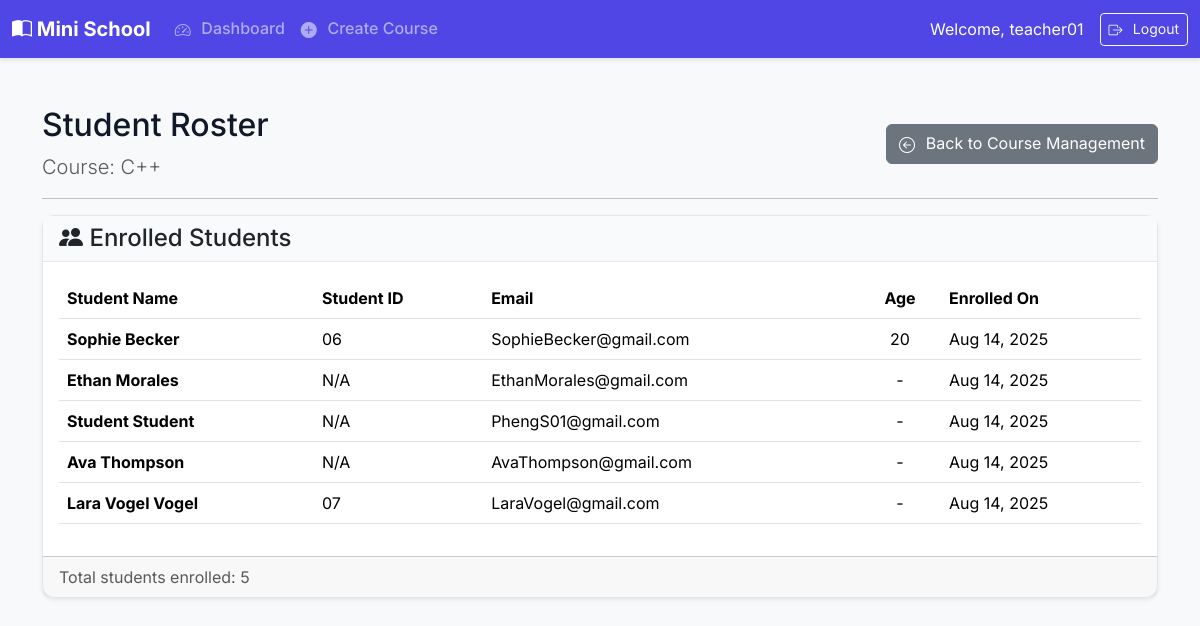
Page /instructor/course/1/student-roster/ (signed in) on the committed database.
### core/models.py (models this page shows, shortened)
class User(AbstractUser):
    class Role(models.TextChoices):
        EMPLOYEE = "EMPLOYEE", "Employee"
        INSTRUCTOR = "INSTRUCTOR", "Instructor"
        STUDENT = "STUDENT", "Student"
    role = models.CharField(max_length=50, choices=Role.choices)
    student_id = models.CharField(
        max_length=20,
        unique=True,
        blank=True,
        null=True,
        help_text="Required only for students."
    )
    date_of_birth = models.DateField(
        blank=True,
        null=True
    )
    @property
    def age(self):
        if self.date_of_birth:
            today = date.today()
            return today.year - self.date_of_birth.year - ((today.month, today.day) < (self.date_of_birth.month, self.date_of_birth.day))
        return None

class Course(models.Model):
    title = models.CharField(max_length=200)
    description = models.TextField()
    category = models.ForeignKey(Category, on_delete=models.PROTECT, related_name='courses')
    instructor = models.ForeignKey(
        User,
        on_delete=models.SET_NULL,
        null=True,
        blank=True,
        limit_choices_to={'role': User.Role.INSTRUCTOR}
    )
    created_at = models.DateTimeField(auto_now_add=True)

class Enrollment(models.Model):
    student = models.ForeignKey(User, on_delete=models.CASCADE, limit_choices_to={'role': User.Role.STUDENT})
    course = models.ForeignKey(Course, on_delete=models.CASCADE)
    enrolled_on = models.DateTimeField(auto_now_add=True)
    class Meta:
        unique_together = ('student', 'course')

### core/views.py (the view)
# urls.py: path('instructor/course/<int:course_id>/student-roster/', views.view_student_roster, name='view_student_roster'),
@instructor_required
def view_student_roster(request, course_id):
    course = get_object_or_404(Course, id=course_id, instructor=request.user)
    enrollments = Enrollment.objects.filter(course=course).select_related('student').order_by('student__last_name')
    context = {'course': course, 'enrollments': enrollments}
    return render(request, 'instructor/student_roster.html', context)

### templates/instructor/student_roster.html (shortened to what this page needs)
{% extends 'base.html' %}
{% block content %}
<div class="d-flex justify-content-between align-items-center mb-3">
    <div>
        <h1 class="h2">Student Roster</h1>
        <p class="lead text-muted mb-0">Course: {{ course.title }}</p>
    </div>
    <a href="{% url 'instructor_course_detail' course.id %}" class="btn btn-secondary">
        <i class="bi bi-arrow-left-circle"></i> Back to Course Management
    </a>
</div>
<hr>
<div class="card shadow-sm">
    <div class="card-header">
        <h4 class="mb-0"><i class="bi bi-people-fill"></i> Enrolled Students</h4>
    </div>
    <div class="card-body">
        <div class="table-responsive">
            <table class="table table-hover align-middle">
                <thead>
                    <tr>
                        <th scope="col">Student Name</th>
                        <th scope="col">Student ID</th>
                        <th scope="col">Email</th>
                        <th scope="col" class="text-center">Age</th>
                        <th scope="col">Enrolled On</th>
                    </tr>
                </thead>
                <tbody>
                    {% for enrollment in enrollments %}
                    <tr>
                        <td><strong>{{ enrollment.student.get_full_name|default:enrollment.student.username }}</strong></td>
                        <td>{{ enrollment.student.student_id|default:"N/A" }}</td>
                        <td>{{ enrollment.student.email }}</td>
                        <td class="text-center">{{ enrollment.student.age|default:"-" }}</td>
                        <td>{{ enrollment.enrolled_on|date:"M d, Y" }}</td>
                    </tr>
                    {% endfor %}
                </tbody>
            </table>
        </div>
    </div>
    <div class="card-footer text-muted">
        Total students enrolled: {{ enrollments.count }}
    </div>
</div>
{% endblock %}

### templates/base.html (shortened to what this page needs)
{% load static %}
<!doctype html>
<html lang="en">
<head>
    <link href="https://cdn.jsdelivr.net/npm/bootstrap@5.3.2/dist/css/bootstrap.min.css" rel="stylesheet">
    <link rel="stylesheet" href="{% static 'css/custom.css' %}">
</head>
<body>
<nav class="navbar navbar-expand-lg navbar-dark bg-dark">
    <div class="container-fluid">
        <a class="navbar-brand" href="{% if user.is_authenticated %}{% url 'dashboard' %}{% else %}{% url 'login' %}{% endif %}">
            <i class="bi bi-book-half"></i> Mini School
        </a>
        <div class="collapse navbar-collapse" id="navbarNav">
            <ul class="navbar-nav me-auto mb-2 mb-lg-0">
                {% if user.is_authenticated %}
                    {% if user.role == 'EMPLOYEE' %}
                        <li class="nav-item dropdown">
                            <a class="nav-link dropdown-toggle" href="#" role="button" data-bs-toggle="dropdown" aria-expanded="false">
                                <i class="bi bi-people-fill"></i> Manage Users
                            </a>
                            <ul class="dropdown-menu">
                                <li><a class="dropdown-item" href="{% url 'user_list' 'STUDENT' %}"><i class="bi bi-person"></i> Students</a></li>
                                <li><a class="dropdown-item" href="{% url 'user_list' 'INSTRUCTOR' %}"><i class="bi bi-person-video3"></i> Instructors</a></li>
                            </ul>
                        </li>
                        <li class="nav-item dropdown">
                            <a class="nav-link dropdown-toggle" href="#" role="button" data-bs-toggle="dropdown" aria-expanded="false">
                                <i class="bi bi-gear-fill"></i> System
                            </a>
                            <ul class="dropdown-menu">
                                <li><a class="dropdown-item" href="{% url 'course_list_create' %}"><i class="bi bi-journal-bookmark-fill"></i> Manage Courses</a></li>
                                <li><a class="dropdown-item" href="{% url 'category_list_create' %}"><i class="bi bi-tags-fill"></i> Manage Categories</a></li>
                                <li><a class="dropdown-item" href="{% url 'manage_enrollments' %}"><i class="bi bi-person-check-fill"></i> Manage Enrollments</a></li>
                                <li><a class="dropdown-item" href="{% url 'manage_schedules' %}"><i class="bi bi-calendar-week"></i> Manage Schedules</a></li>
                                <li><hr class="dropdown-divider"></li>
                                <li><a class="dropdown-item" href="{% url 'view_reviews' %}"><i class="bi bi-star-half"></i> View Reviews</a></li>
                            </ul>
                        </li>
                    {% elif user.role == 'INSTRUCTOR' %}
                        <li class="nav-item"><a class="nav-link" href="{% url 'instructor_dashboard' %}"><i class="bi bi-speedometer2"></i> Dashboard</a></li>
                        <li class="nav-item"><a class="nav-link" href="{% url 'instructor_create_course' %}"><i class="bi bi-plus-circle-fill"></i> Create Course</a></li>
                    {% endif %}
                {% endif %}
            </ul>
            <div class="d-flex align-items-center">
                {% if user.is_authenticated %}
                    <span class="navbar-text text-white me-3">
                        Welcome, {{ user.username }}
                    </span>
                    <form method="post" action="{% url 'logout' %}">
                        <button type="submit" class="btn btn-outline-light btn-sm"><i class="bi bi-box-arrow-right"></i> Logout</button>
                    </form>
                {% else %}
                     <a href="{% url 'login' %}" class="btn btn-outline-light"><i class="bi bi-box-arrow-in-right"></i> Login</a>
                {% endif %}
            </div>
        </div>
    </div>
</nav>
<main class="container my-5">
    {% block content %}
    {% endblock %}
</main>
</body>
</html>

### static/css/custom.css (style rules this page uses)
:root { --primary-color: #4f46e5; --secondary-color: #6b7280; --background-color: #f8f9fa; --surface-color: #ffffff; --text-color: #111827; --border-color: #e5e7eb; }
body { font-family: 'Inter', sans-serif; background-color: var(--background-color); color: var(--text-color); }
.navbar.bg-dark { background-color: var(--primary-color) !important; box-shadow: 0 2px 4px rgba(0,0,0,0.1); }
.navbar-brand { font-weight: 700; font-size: 1.25rem; }
.nav-link { font-weight: 500; }
.card { border: 1px solid var(--border-color); border-radius: 0.75rem; background-color: var(--surface-color); }
.card-header { background-color: #f9fafb; border-bottom: 1px solid var(--border-color); font-weight: 600; }
.btn i, .nav-link i, .dropdown-item i { margin-right: 0.4rem; vertical-align: -2px; }

### rows in the picture
User: username "teacher01"
Course: title "C++"
Enrollment: student.get_full_name "Sophie Becker", student.student_id "06", student.email "SophieBecker@gmail.com", student.age "20", enrolled_on "Aug 14, 2025"
Enrollment: student.get_full_name "Ethan Morales", student.student_id "N/A", student.email "EthanMorales@gmail.com", student.age "-", enrolled_on "Aug 14, 2025"
Enrollment: student.get_full_name "Student Student", student.student_id "N/A", student.email "PhengS01@gmail.com", student.age "-", enrolled_on "Aug 14, 2025"
Enrollment: student.get_full_name "Ava Thompson", student.student_id "N/A", student.email "AvaThompson@gmail.com", student.age "-", enrolled_on "Aug 14, 2025"
Enrollment: student.get_full_name "Lara Vogel Vogel", student.student_id "07", student.email "LaraVogel@gmail.com", student.age "-", enrolled_on "Aug 14, 2025"

### other values in the picture
{{ enrollments.count }} "5"
